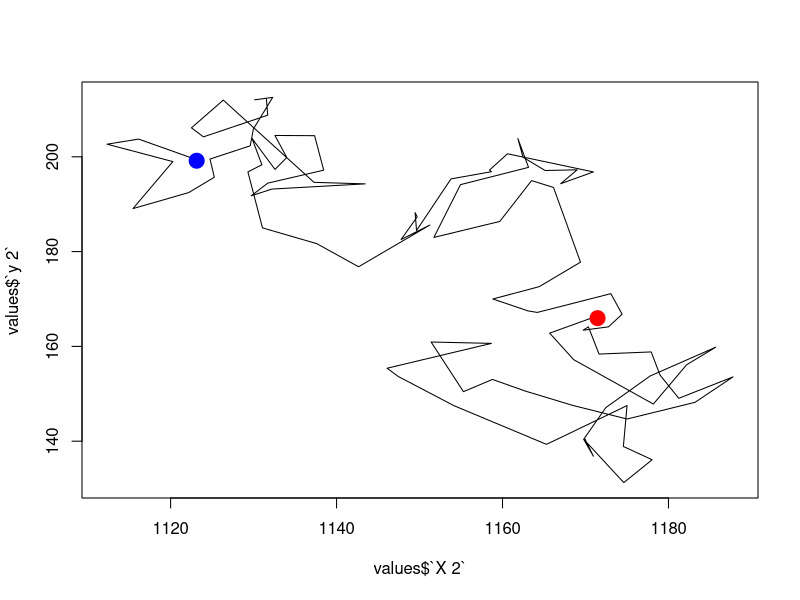
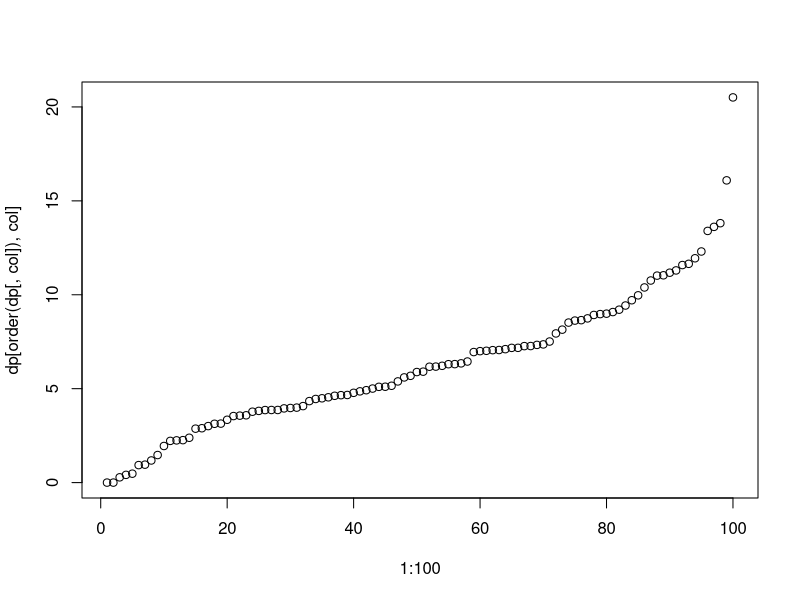
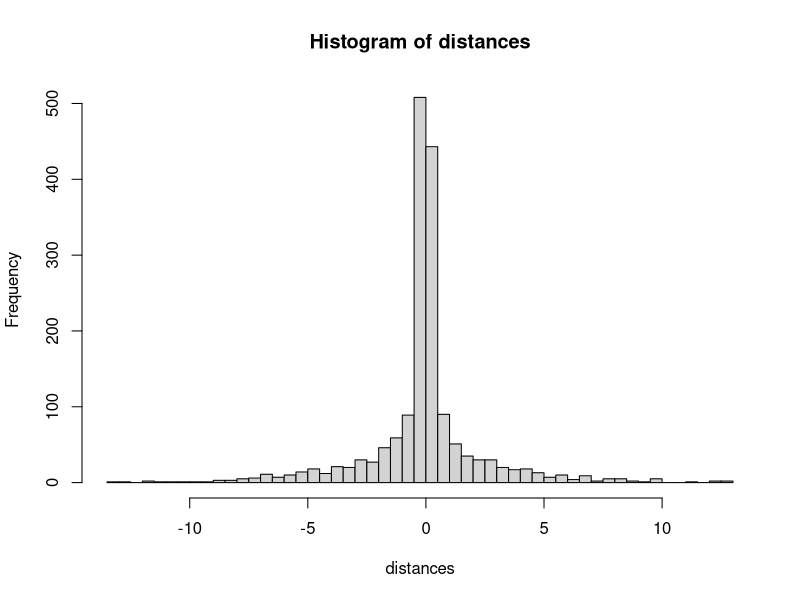
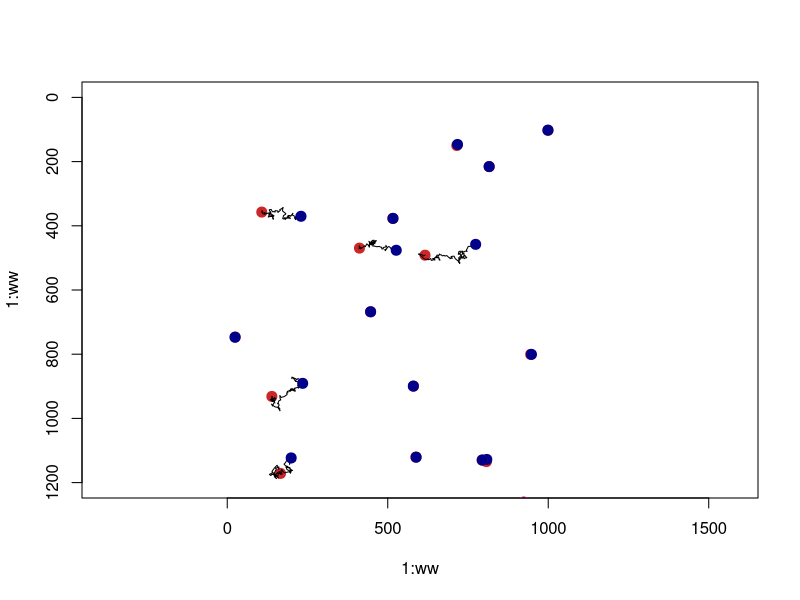

The R script that drew these images, in order:
# Data import -------------------------------------------------------------
# Read Values
values = read.csv('Tabellen/out_clean.csv', skip = 1, header=FALSE)

# Tidydata
colnames = c('Frame')
for (i in 1:17) {
  colnames = append(colnames, c(paste("X", i), paste("y", i), paste("dp", i)))
}
colnames(values) = colnames
rownames(values) = values$Frame

# Subsetting
# x-Columns
x = values[,seq(2, ncol(values)-2, by=3)]
# y-Columns
y = values[,seq(3, ncol(values)-1, by=3)]
# absolute walk distanze in pixel: dp-Columns
dp = values[,seq(4, ncol(values), by=3)]

# Analysis ----------------------------------------------------------------

# Plot walk of a partikle
plot(x=values$`X 2`, y=values$`y 2`, type = "l")
points(x=values$`X 2`[1], y=values$`y 2`[1], pch = 20, col="red", cex=3)
points(x=values$`X 2`[100], y=values$`y 2`[100], pch = 20, col="blue", cex=3)

# Calculate the walk-distance within a column
calculateDistance1D = function(vector){
  shift_vector = c(0, vector[1:(length(vector)-1)])
  dist = vector-shift_vector
  dist[1] = 0
  #hist(dist)
  return(dist)
}

# sorted absolute walk distance plot
{col=2
xd = abs(calculateDistance1D(x[,col]))
yd = abs(calculateDistance1D(y[,col]))
xydf = data.frame(x = xd, y = yd)
xydf = xydf[order(xydf$x),]
plot(x=1:100, y=dp[order(dp[,col]), col])
}

# All distances
distances = c()
for (col in 1:17){
  walk = calculateDistance1D(x[, col])
  distances = append(distances, walk)
} 
# Histogram of all distances of all partikles
hist(distances, breaks = 60)

# Plot of szenery
ww = 1200 # windowwidth
plot(x=1:ww, y=1:ww, asp=1, col = "transparent", ylim = c(ww, 0)) 
for (i in 1:17) {
  points(x=y[1,i], y=x[1,i], col = "firebrick3", cex = 2, pch = 20) 
  points(x=y[,i], y=x[,i], type = 'l') 
  points(x=y[nrow(y),i], y=x[nrow(x),i], col = "darkblue", cex = 2, pch = 20) 
}
